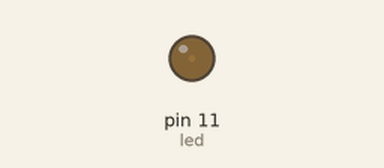
The sketch below on a simulated Arduino Uno, built with avr-gcc and run on an emulated ATmega328P. Shown: output pins drawn as LEDs (lit = HIGH).

Above: at 0.05 s.
At 0.95 s:
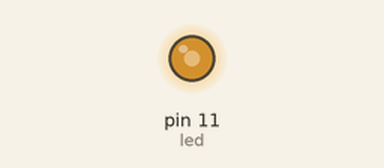
At 1.4 s:
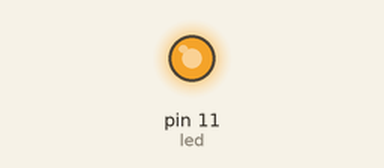
At 2.75 s:
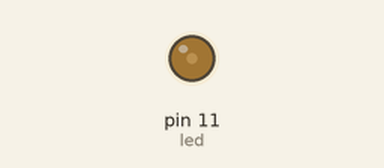
Timing chart, 0 to 7.0 s (numbered marks = the images above):
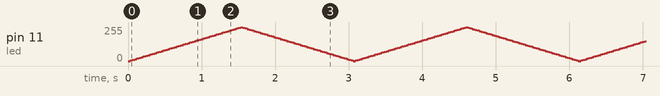

The sketch:

BreathingLight2.ino
```cpp
/*
 * 呼吸灯的另一种写法
 */
int led = 11;           // LED灯连接在11号引脚
int brightness = 0;     // LED灯亮度
int fadeAmount = 5;   // 亮度渐变值

void setup() {

  pinMode(led, OUTPUT);

}


void loop() {

  analogWrite(led, brightness);

  brightness = brightness + fadeAmount;

  if (brightness == 0 || brightness == 255) {

    fadeAmount = -fadeAmount ;

  }

  delay(30);

}
```
